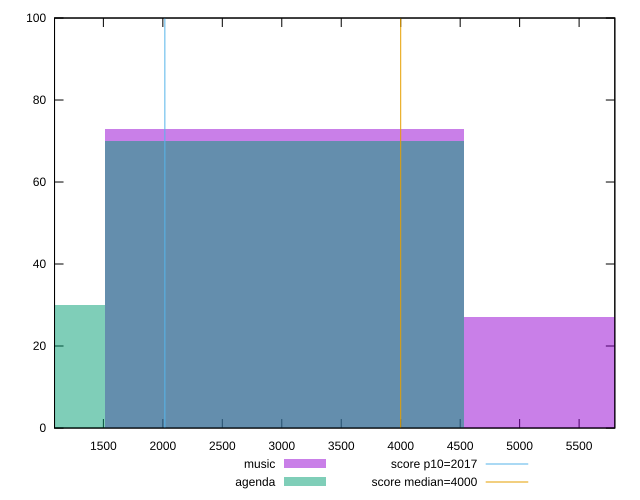

Source code (gnuplot):
reset

$music <<EOF
3019.374232700694 73
6038.748465401388 27
EOF

$agenda <<EOF
3019.374232700694 70
0 30
EOF

set key outside below
set boxwidth 3019.374232700694
set xrange [1089.296:5800.371999999991]
set yrange [0:100]
set trange [0:100]
set style fill transparent solid 0.5 noborder

set parametric
set terminal svg size 640, 500 enhanced background rgb 'white'
set output "report/report_00029_2021-02-24T13-36-40.390Z/mainthread-work-breakdown/comparison/histogram/0_vs_1.svg"

plot $music title "music" with boxes, \
     $agenda title "agenda" with boxes, \
     2017,t title "score p10=2017", \
     4000,t title "score median=4000"

reset
